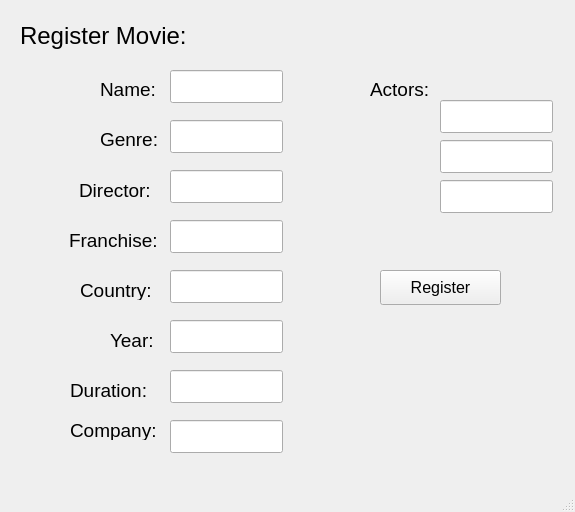
<?xml version="1.0" encoding="UTF-8"?>
<ui version="4.0">
 <class>RegisterMovie</class>
 <widget class="QMainWindow" name="RegisterMovie">
  <property name="geometry">
   <rect>
    <x>0</x>
    <y>0</y>
    <width>575</width>
    <height>512</height>
   </rect>
  </property>
  <property name="windowTitle">
   <string>Register new movie</string>
  </property>
  <widget class="QWidget" name="centralwidget">
   <widget class="QLabel" name="label">
    <property name="geometry">
     <rect>
      <x>20</x>
      <y>20</y>
      <width>191</width>
      <height>31</height>
     </rect>
    </property>
    <property name="font">
     <font>
      <family>Ubuntu</family>
      <pointsize>18</pointsize>
     </font>
    </property>
    <property name="text">
     <string>Register Movie:</string>
    </property>
   </widget>
   <widget class="QLabel" name="label_2">
    <property name="geometry">
     <rect>
      <x>100</x>
      <y>80</y>
      <width>60</width>
      <height>19</height>
     </rect>
    </property>
    <property name="font">
     <font>
      <family>Ubuntu</family>
      <pointsize>14</pointsize>
     </font>
    </property>
    <property name="text">
     <string>Name:</string>
    </property>
   </widget>
   <widget class="QLabel" name="label_10">
    <property name="geometry">
     <rect>
      <x>370</x>
      <y>80</y>
      <width>60</width>
      <height>19</height>
     </rect>
    </property>
    <property name="font">
     <font>
      <family>Ubuntu</family>
      <pointsize>14</pointsize>
     </font>
    </property>
    <property name="text">
     <string>Actors:</string>
    </property>
   </widget>
   <widget class="QLineEdit" name="name_data">
    <property name="geometry">
     <rect>
      <x>170</x>
      <y>70</y>
      <width>113</width>
      <height>33</height>
     </rect>
    </property>
   </widget>
   <widget class="QLineEdit" name="genre_data">
    <property name="geometry">
     <rect>
      <x>170</x>
      <y>120</y>
      <width>113</width>
      <height>33</height>
     </rect>
    </property>
   </widget>
   <widget class="QLineEdit" name="director_data">
    <property name="geometry">
     <rect>
      <x>170</x>
      <y>170</y>
      <width>113</width>
      <height>33</height>
     </rect>
    </property>
   </widget>
   <widget class="QLineEdit" name="franchise_data">
    <property name="geometry">
     <rect>
      <x>170</x>
      <y>220</y>
      <width>113</width>
      <height>33</height>
     </rect>
    </property>
   </widget>
   <widget class="QLineEdit" name="country_data">
    <property name="geometry">
     <rect>
      <x>170</x>
      <y>270</y>
      <width>113</width>
      <height>33</height>
     </rect>
    </property>
   </widget>
   <widget class="QLineEdit" name="year_data">
    <property name="geometry">
     <rect>
      <x>170</x>
      <y>320</y>
      <width>113</width>
      <height>33</height>
     </rect>
    </property>
   </widget>
   <widget class="QLineEdit" name="duration_data">
    <property name="geometry">
     <rect>
      <x>170</x>
      <y>370</y>
      <width>113</width>
      <height>33</height>
     </rect>
    </property>
   </widget>
   <widget class="QLineEdit" name="company_data">
    <property name="geometry">
     <rect>
      <x>170</x>
      <y>420</y>
      <width>113</width>
      <height>33</height>
     </rect>
    </property>
   </widget>
   <widget class="QLineEdit" name="actor1_data">
    <property name="geometry">
     <rect>
      <x>440</x>
      <y>100</y>
      <width>113</width>
      <height>33</height>
     </rect>
    </property>
   </widget>
   <widget class="QLineEdit" name="actor2_data">
    <property name="geometry">
     <rect>
      <x>440</x>
      <y>140</y>
      <width>113</width>
      <height>33</height>
     </rect>
    </property>
   </widget>
   <widget class="QLineEdit" name="actor3_data">
    <property name="geometry">
     <rect>
      <x>440</x>
      <y>180</y>
      <width>113</width>
      <height>33</height>
     </rect>
    </property>
   </widget>
   <widget class="QLabel" name="label_11">
    <property name="geometry">
     <rect>
      <x>460</x>
      <y>350</y>
      <width>121</width>
      <height>101</height>
     </rect>
    </property>
    <property name="text">
     <string/>
    </property>
    <property name="pixmap">
     <pixmap>mov.png</pixmap>
    </property>
   </widget>
   <widget class="QLabel" name="label_3">
    <property name="geometry">
     <rect>
      <x>100</x>
      <y>130</y>
      <width>60</width>
      <height>19</height>
     </rect>
    </property>
    <property name="font">
     <font>
      <family>Ubuntu</family>
      <pointsize>14</pointsize>
     </font>
    </property>
    <property name="text">
     <string>Genre:</string>
    </property>
   </widget>
   <widget class="QLabel" name="label_4">
    <property name="geometry">
     <rect>
      <x>79</x>
      <y>180</y>
      <width>81</width>
      <height>20</height>
     </rect>
    </property>
    <property name="font">
     <font>
      <family>Ubuntu</family>
      <pointsize>14</pointsize>
     </font>
    </property>
    <property name="text">
     <string>Director:</string>
    </property>
   </widget>
   <widget class="QLabel" name="label_5">
    <property name="geometry">
     <rect>
      <x>69</x>
      <y>230</y>
      <width>91</width>
      <height>20</height>
     </rect>
    </property>
    <property name="font">
     <font>
      <family>Ubuntu</family>
      <pointsize>14</pointsize>
     </font>
    </property>
    <property name="text">
     <string>Franchise:</string>
    </property>
   </widget>
   <widget class="QLabel" name="label_6">
    <property name="geometry">
     <rect>
      <x>80</x>
      <y>280</y>
      <width>71</width>
      <height>20</height>
     </rect>
    </property>
    <property name="font">
     <font>
      <family>Ubuntu</family>
      <pointsize>14</pointsize>
     </font>
    </property>
    <property name="text">
     <string>Country:</string>
    </property>
   </widget>
   <widget class="QLabel" name="label_7">
    <property name="geometry">
     <rect>
      <x>110</x>
      <y>330</y>
      <width>51</width>
      <height>20</height>
     </rect>
    </property>
    <property name="font">
     <font>
      <family>Ubuntu</family>
      <pointsize>14</pointsize>
     </font>
    </property>
    <property name="text">
     <string>Year:</string>
    </property>
   </widget>
   <widget class="QLabel" name="label_8">
    <property name="geometry">
     <rect>
      <x>70</x>
      <y>380</y>
      <width>81</width>
      <height>20</height>
     </rect>
    </property>
    <property name="font">
     <font>
      <family>Ubuntu</family>
      <pointsize>14</pointsize>
     </font>
    </property>
    <property name="text">
     <string>Duration:</string>
    </property>
   </widget>
   <widget class="QLabel" name="label_9">
    <property name="geometry">
     <rect>
      <x>70</x>
      <y>420</y>
      <width>91</width>
      <height>20</height>
     </rect>
    </property>
    <property name="font">
     <font>
      <family>Ubuntu</family>
      <pointsize>14</pointsize>
     </font>
    </property>
    <property name="text">
     <string>Company:</string>
    </property>
   </widget>
   <widget class="QPushButton" name="register_button">
    <property name="geometry">
     <rect>
      <x>380</x>
      <y>270</y>
      <width>121</width>
      <height>35</height>
     </rect>
    </property>
    <property name="font">
     <font>
      <family>Ubuntu</family>
      <pointsize>12</pointsize>
     </font>
    </property>
    <property name="text">
     <string>Register</string>
    </property>
   </widget>
  </widget>
  <widget class="QMenuBar" name="menubar">
   <property name="geometry">
    <rect>
     <x>0</x>
     <y>0</y>
     <width>575</width>
     <height>31</height>
    </rect>
   </property>
  </widget>
  <widget class="QStatusBar" name="statusbar"/>
 </widget>
 <resources/>
 <connections/>
</ui>
